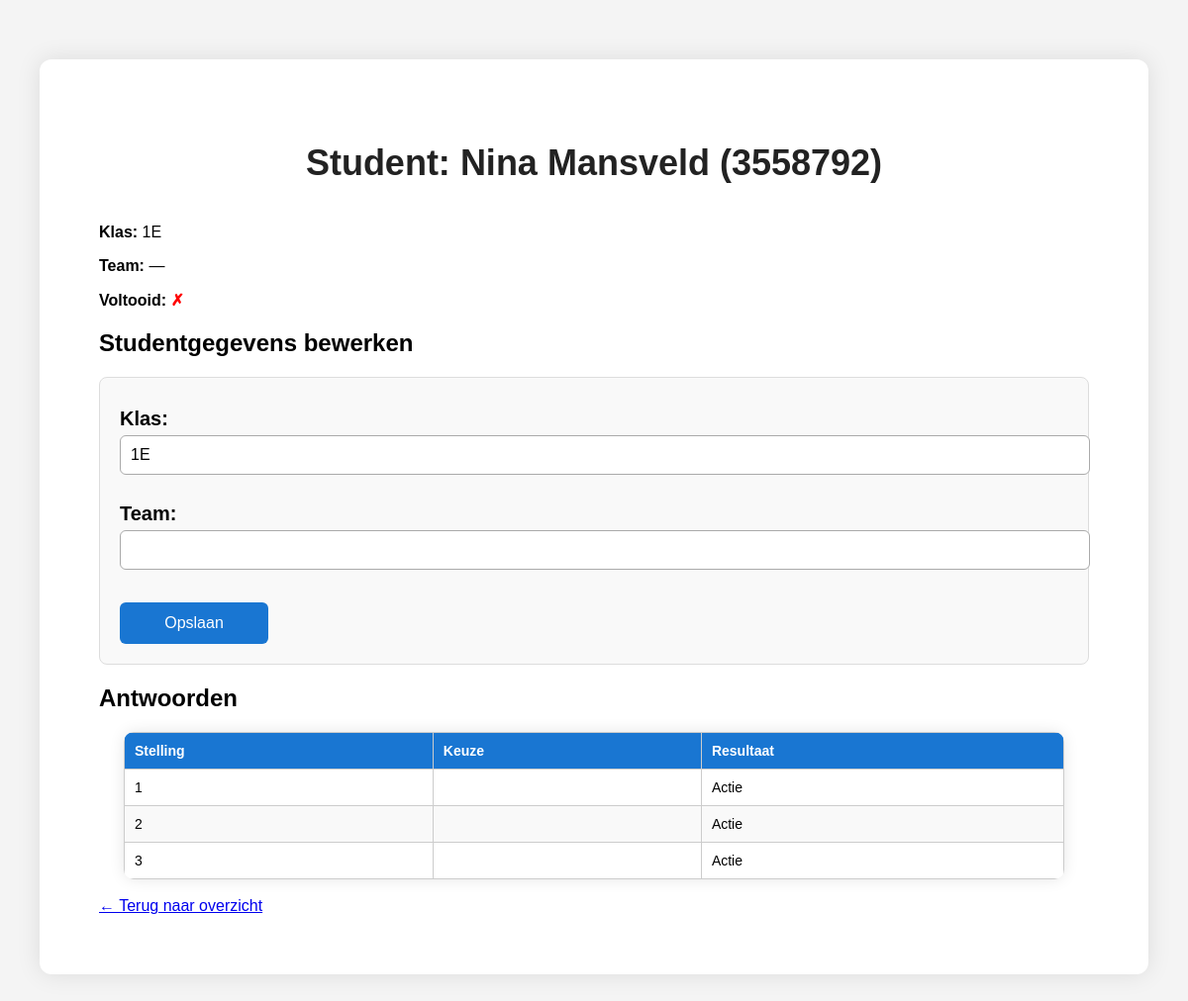
Page /admin/student/3558792 (signed in) on the committed database.
### app/models.py (models this page shows, shortened)
class Student(db.Model):
    __tablename__ = 'students'
    id = db.Column(db.Integer, primary_key=True)
    student_number = db.Column(db.String(10), unique=True, nullable=False)
    name = db.Column(db.String(100), nullable=False)
    student_class = db.Column(db.String(50), nullable=False)
    team = db.Column(db.String(50), nullable=True)
    completed = db.Column(db.Boolean, default=False)

class Answer(db.Model):
    __tablename__ = 'answers'
    id = db.Column(db.Integer, primary_key=True)
    student_number = db.Column(db.String(10), db.ForeignKey('students.student_number'), nullable=False)
    statement_number = db.Column(db.Integer, db.ForeignKey('statements.statement_number'), nullable=False)
    choice_number = db.Column(db.Integer, nullable=False)
    timestamp = db.Column(db.DateTime, default=datetime.utcnow)  # ⬅️ Nieuw veld hier

### app/views/admin.py (the view)
@admin_bp.route('/student/<student_number>')
@login_required
def student_detail(student_number):
    student = Student.query.filter_by(student_number=student_number).first()
    if not student:
        return "Student niet gevonden", 404
    answers = Answer.query.filter_by(student_number=student_number).all()
    completed = len(answers) >= 20
    statements = {s.statement_number: s for s in Statement.query.all()}
    return render_template(
    'admin/student_detail.html',
    student=student,
    answers=answers,
    statements=statements,
    completed=completed
  )

### app/views/admin.py (called while the page is built)
def login_required(view_func):
    @wraps(view_func)
    def wrapper(*args, **kwargs):
        if 'teacher_id' not in session:
            flash("Log eerst in om toegang te krijgen.", "warning")
            return redirect(url_for('auth.login'))
        return view_func(*args, **kwargs)
    return wrapper

### app/templates/admin/student_detail.html (shortened to what this page needs)
<!DOCTYPE html>
<html>
  <head>
    <link
      rel="stylesheet"
      href="{{ url_for('static', filename='style.css') }}"
    />
  </head>
  <body class="teacher-page">
    <div class="container">
      <h1>Student: {{ student.name }} ({{ student.student_number }})</h1>
      <p><strong>Klas:</strong> {{ student.student_class }}</p>
      <p><strong>Team:</strong> {{ student.team or "—" }}</p>
      <p>
        <strong>Voltooid:</strong>
        {% if completed %}
        <span class="completed">✓</span>
        {% else %}
        <span class="incomplete">✗</span>
        {% endif %}
      </p>
      <h2>Studentgegevens bewerken</h2>
      <form
        method="POST"
        class="edit-form"
        action="{{ url_for('admin.update_student', student_number=student.student_number) }}"
      >
        <label for="student_class">Klas:</label>
        <input
          type="text"
          name="student_class"
          value="{{ student.student_class or '' }}"
          required
        /><br /><br />
        <label for="team">Team:</label>
        <input
          type="text"
          name="team"
          value="{{ student.team or '' }}"
        /><br /><br />
        <button type="submit">Opslaan</button>
      </form>
      <h2>Antwoorden</h2>
      <table class="answers-table">
        <thead>
          <tr>
            <th>Stelling</th>
            <th>Keuze</th>
            <th>Resultaat</th>
          </tr>
        </thead>
        <tbody>
          {% for answer in answers %}
          <tr>
            <td>{{ answer.statement_number }}</td>
            <td>
            </td>
            <td>{{ 'Actie' if answer.choice_number == 1 else 'Reflectie' }}</td>
          </tr>
          {% endfor %}
        </tbody>
      </table>
      <br />
      <a href="{{ url_for('admin.dashboard') }}">← Terug naar overzicht</a>
    </div>
  </body>
</html>

### app/static/style.css (style rules this page uses)
body { font-family: Arial, sans-serif; background-color: #f4f4f4; margin: 0; padding: 20px; }
.container { max-width: 1000px; margin: 40px auto; background: white; padding: 60px; border-radius: 12px; box-shadow: 0 0 25px rgba(0, 0, 0, 0.1); }
h1 { text-align: center; font-size: 36px; margin-bottom: 40px; color: #222; }
label, .statement-label, .statement-text, .progress-text { font-size: 20px; }
input[type="text"] { font-size: 18px; padding: 12px; }
button { transition: background-color 0.2s, transform 0.1s; }
.incomplete { color: red; font-weight: bold; }
.teacher-page table { width: 95%; margin: auto; border-collapse: collapse; background: white; box-shadow: 0 0 15px rgba(0,0,0,0.1); border-radius: 10px; overflow: hidden; }
.teacher-page th, .teacher-page td { border: 1px solid #ddd; padding: 12px 15px; text-align: left; font-size: 14px; }
.teacher-page th { background-color: #1976d2; color: white; }
.teacher-page tr:nth-child(even) { background-color: #f9f9f9; }
th { cursor: pointer; position: relative; }
.edit-form { margin-top: 20px; padding: 20px; background-color: #f9f9f9; border: 1px solid #ddd; border-radius: 8px; }
.edit-form label { display: block; margin-top: 10px; font-weight: bold; }
.edit-form input[type="text"] { width: 100%; padding: 10px; margin-top: 5px; border: 1px solid #aaa; border-radius: 6px; font-size: 16px; }
.edit-form button { margin-top: 15px; padding: 12px 20px; font-size: 16px; border: none; background-color: #1976d2; color: white; border-radius: 6px; cursor: pointer; width: 150px; }
.answers-table { width: 100%; border-collapse: collapse; margin-top: 20px; }
.answers-table th, .answers-table td { padding: 10px; border: 1px solid #ccc; text-align: left; }
.answers-table tr:nth-child(even) { background-color: #f9f9f9; }
.answers-table td:nth-child(2) { text-align: center; }

### rows in the picture
Student: name "Nina Mansveld", student_number "3558792", student_class "1E", team "—"
Answer: statement_number "1", choice_number "Actie"
Answer: statement_number "2", choice_number "Actie"
Answer: statement_number "3", choice_number "Actie"
